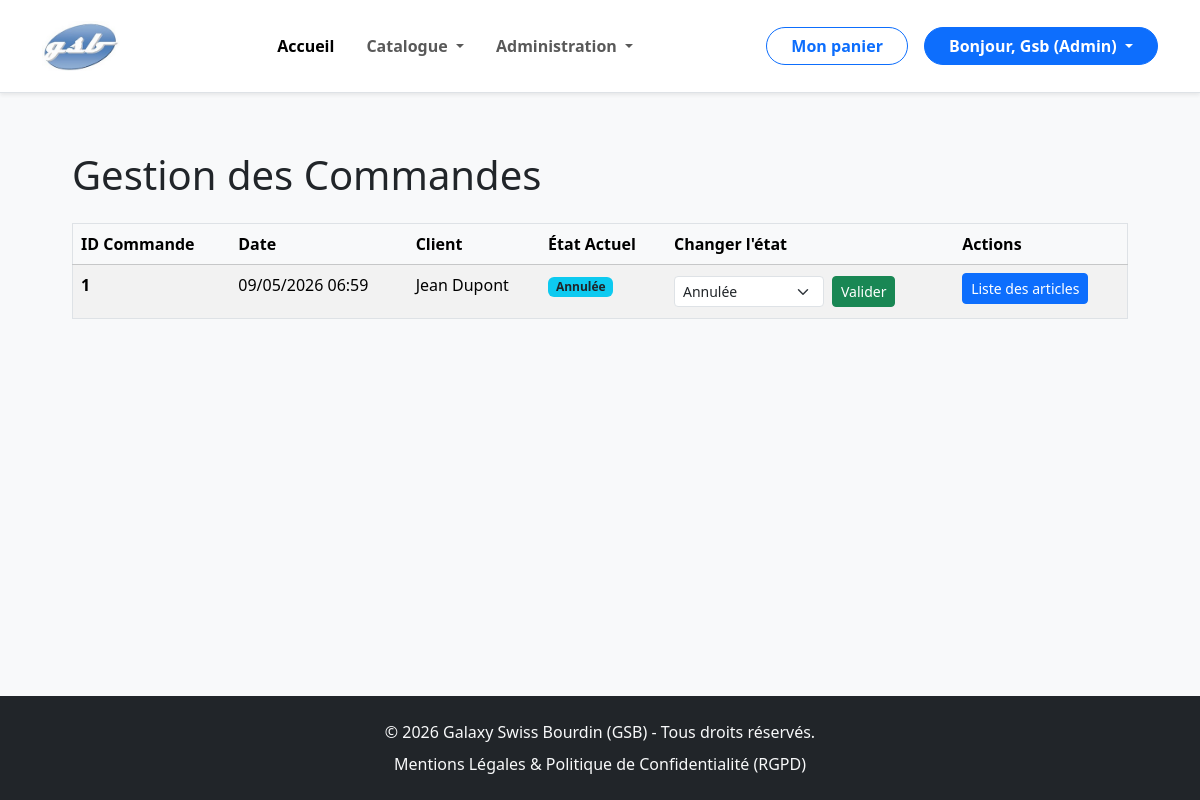
Screenshot of /index.php?uc=administrer&action=gestionCommandes (signed in) with the database file from the repository.
### tables this page shows
CREATE TABLE IF NOT EXISTS `commande` (
  `idCommande` varchar(32) NOT NULL,
  `dateCommande` datetime DEFAULT NULL,
  `idClient` int(11) NOT NULL,
  `idEtat` int(11) NOT NULL,
  PRIMARY KEY (`idCommande`),
  KEY `commande_idClient_FK` (`idClient`),
  KEY `commande_idEtat_FK` (`idEtat`)
);

CREATE TABLE IF NOT EXISTS `client` (
  `idClient` int(11) NOT NULL,
  `nom` varchar(100) NOT NULL,
  `prenom` varchar(100) DEFAULT NULL,
  `rue` varchar(255) DEFAULT NULL,
  `cp` varchar(10) DEFAULT NULL,
  `ville` varchar(100) DEFAULT NULL,
  `idLogin` int(11) NOT NULL,
  PRIMARY KEY (`idClient`),
  KEY `client_idLogin_FK` (`idLogin`)
);

CREATE TABLE IF NOT EXISTS `etat_commande` (
  `idEtat` int(11) NOT NULL,
  `libelle` varchar(50) NOT NULL,
  PRIMARY KEY (`idEtat`)
);

### controleurs/ControleurAdmin.php (called while the page is built, shortened)
<?php
class ControleurAdmin
{
    private $modeleFront;
    public function __construct()
    {
        $this->modeleFront = new ModeleFront();
    }
    public function gestionCommandes()
    {
        $lesCommandes = $this->modeleFront->getToutesLesCommandes();
        $lesEtats = $this->modeleFront->getTousLesEtats();
        include("vues/v_listeCommandes.php");
    }
}
?>

### index.php (called while the page is built, shortened)
<?php
include("vues/v_bandeau.php");
$routeur = new Routeur();
$routeur->routerRequete();

### modele/ModeleFront.php (called while the page is built, shortened)
<?php
require_once 'modele/Modele.php';
class ModeleFront extends Modele
{
	public function getToutesLesCommandes()
	{
		try {
			$req = 'SELECT c.idCommande, c.dateCommande, cl.nom, cl.prenom, e.libelle AS etat, e.idEtat
					FROM commande c
					INNER JOIN client cl ON c.idClient = cl.idClient
					INNER JOIN etat_commande e ON c.idEtat = e.idEtat
					ORDER BY CAST(c.idCommande AS UNSIGNED) DESC';
			$res = $this->executerRequete($req);
			return $res->fetchAll(PDO::FETCH_OBJ);
		} catch (PDOException $e) {
			print "Erreur !: " . $e->getMessage();
			die();
		}
	}
	public function getTousLesEtats()
	{
		try {
			$req = 'SELECT idEtat, libelle FROM etat_commande';
			$res = $this->executerRequete($req);
			return $res->fetchAll(PDO::FETCH_OBJ);
		} catch (PDOException $e) {
			print "Erreur !: " . $e->getMessage();
			die();
		}
	}
}
?>

### modele/Modele.php (called while the page is built, shortened)
<?php
abstract class Modele
{
    private $bdd;
    protected function executerRequete($sql, $params = null)
    {
        if ($params == null) {
            $result = $this->getBdd()->query($sql);
        } else {
            $result = $this->getBdd()->prepare($sql);
            $result->execute($params);
        }
        return $result;
    }
    protected function getBdd()
    {
        try {
            if ($this->bdd == null)
                $this->bdd = new PDO("mysql:host=" . SERVER . ";dbname=" . BASE, USER, PASSWD, array(PDO::MYSQL_ATTR_INIT_COMMAND => 'SET NAMES \'UTF8\''));
            $this->bdd->setAttribute(PDO::ATTR_ERRMODE, PDO::ERRMODE_EXCEPTION);
            return $this->bdd;
        } catch (PDOException $e) {
            print "Erreur de connexion PDO ";
            die();
        }
    }
}
?>

### vues/v_listeCommandes.php (the view, shortened to what this page needs)
<div id="gestion_commandes" class="container mt-4">
    <h1 class="mb-4">Gestion des Commandes</h1>
    <?php if (count($lesCommandes) == 0): ?>
        <div class="alert alert-warning">
            Aucune commande n'a été passée pour le moment.
        </div>
    <?php else: ?>
        <div class="table-responsive">
            <table class="table table-striped table-hover border">
                <thead class="table-light">
                    <tr>
                        <th>ID Commande</th>
                        <th>Date</th>
                        <th>Client</th>
                        <th>État Actuel</th>
                        <th>Changer l'état</th>
                        <th>Actions</th>
                    </tr>
                </thead>
                <tbody>
                    <?php foreach ($lesCommandes as $uneC): ?>
                        <tr>
                            <td><strong><?= htmlspecialchars($uneC->idCommande) ?></strong></td>
                            <td><?= date('d/m/Y H:i', strtotime($uneC->dateCommande)) ?></td>
                            <td><?= htmlspecialchars($uneC->prenom . ' ' . $uneC->nom) ?></td>
                            <td>
                                <span class="badge bg-info text-dark"><?= htmlspecialchars($uneC->etat) ?></span>
                            </td>
                            <td>
                                <form action="index.php?uc=administrer&action=modifierEtat" method="POST" class="d-flex align-items-center">
                                    <select name="idEtat" class="form-select form-select-sm me-2" style="width: 150px;">
                                        <?php foreach ($lesEtats as $unE): ?>
                                            <option value="<?= $unE->idEtat ?>" <?= ($unE->idEtat == $uneC->idEtat) ? 'selected' : '' ?>>
                                                <?= htmlspecialchars($unE->libelle) ?>
                                            </option>
                                        <?php endforeach; ?>
                                    </select>
                                    <button type="submit" class="btn btn-sm btn-success">Valider</button>
                                </form>
                            </td>
                            <td>
                                <a href="index.php?uc=administrer&action=voirArticles&id=<?= $uneC->idCommande ?>" target="_blank" class="btn btn-sm btn-primary">
                                    Liste des articles
                                </a>
                            </td>
                        </tr>
                    <?php endforeach; ?>
                </tbody>
            </table>
        </div>
    <?php endif; ?>
</div>

### assets/cssGeneral.css (style rules this page uses)
html { font:normal 100%/1.2em "Baskerville"; }
body { background-color: #f8f9fa; }
button { margin: 3px 0px; }

### rows the page displays
commande: idCommande "1", dateCommande "09/05/2026 06:59", idClient.nom "Jean Dupont", idEtat.libelle "Annulée"

### other values shown
$_SESSION['client']->prenom "Gsb"
form field idEtat "Annulée"
